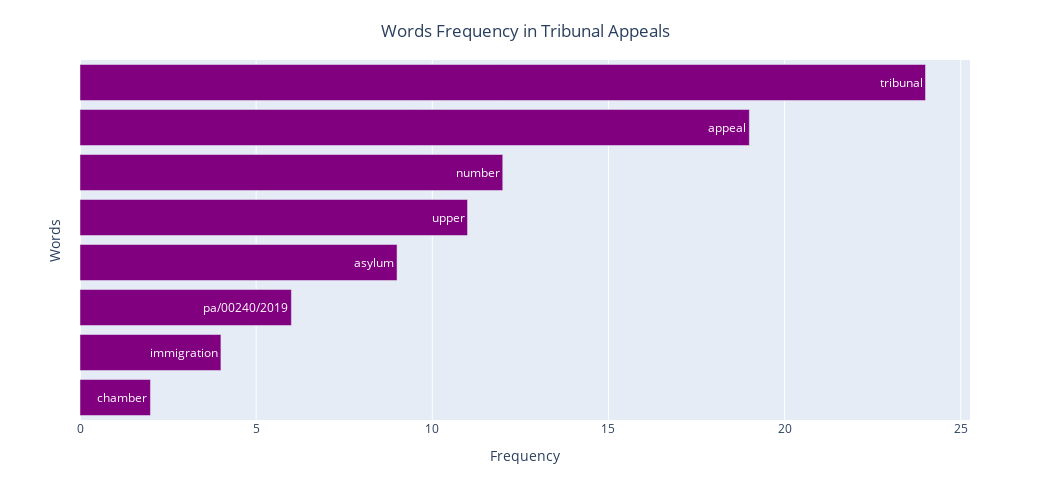

The cell this chart's notebook holds for it:
### Code cell
fig = px.bar(df_clean_2.loc[0:10,:], x='counts', y='words', orientation='h', text = 'words',
             labels={
                     "counts": "Frequency",
                     "words": "Words"
                 },)
fig.layout.yaxis.type = 'category'
fig.update_layout(yaxis_categoryorder = 'total ascending')
fig.update_layout(yaxis=dict(showticklabels=False))
fig.update_traces(texttemplate='%{text}', textposition='auto', marker_color='purple')
fig.update_layout(uniformtext_minsize=8, uniformtext_mode='hide',   title={
        'text': "Words Frequency in Tribunal Appeals",
        'y':0.95,
        'x':0.5,
        'xanchor': 'center',
        'yanchor': 'top'})
fig.update_layout(
    autosize=False,
    width=1050,
    height=500)
fig.show()

### Figure 1 — Plotly figure (JSON) as saved in the notebook; plotly's stock layout.template omitted (floating-point values rounded to 4 significant figures)
{"data": [{"alignmentgroup": "True", "hovertemplate": "Frequency=%{x}<br>Words=%{text}<extra></extra>", "legendgroup": "", "marker": {"color": "purple"}, "name": "", "offsetgroup": "", "orientation": "h", "showlegend": false, "text": ["upper", "tribunal", "immigration", "asylum", "chamber", "appeal", "number", "pa/00240/2019"], "textposition": "auto", "texttemplate": "%{text}", "type": "bar", "x": [11, 24, 4, 9, 2, 19, 12, 6], "xaxis": "x", "y": ["upper", "tribunal", "immigration", "asylum", "chamber", "appeal", "number", "pa/00240/2019"], "yaxis": "y"}], "layout": {"autosize": false, "barmode": "relative", "height": 500, "legend": {"tracegroupgap": 0}, "margin": {"t": 60}, "title": {"text": "Words Frequency in Tribunal Appeals", "x": 0.5, "xanchor": "center", "y": 0.95, "yanchor": "top"}, "uniformtext": {"minsize": 8, "mode": "hide"}, "width": 1050, "xaxis": {"anchor": "y", "domain": [0, 1], "title": {"text": "Frequency"}}, "yaxis": {"anchor": "x", "categoryorder": "total ascending", "domain": [0, 1], "showticklabels": false, "title": {"text": "Words"}, "type": "category"}}}
